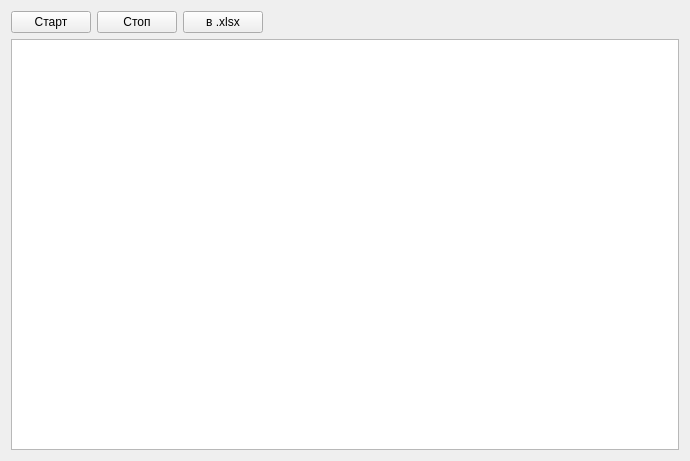
<?xml version="1.0" encoding="UTF-8"?>
<ui version="4.0">
 <class>widgetInstrument</class>
 <widget class="QWidget" name="widgetInstrument">
  <property name="geometry">
   <rect>
    <x>0</x>
    <y>0</y>
    <width>690</width>
    <height>461</height>
   </rect>
  </property>
  <property name="sizePolicy">
   <sizepolicy hsizetype="Minimum" vsizetype="Minimum">
    <horstretch>0</horstretch>
    <verstretch>0</verstretch>
   </sizepolicy>
  </property>
  <property name="windowTitle">
   <string/>
  </property>
  <layout class="QVBoxLayout" name="verticalLayout">
   <item>
    <layout class="QVBoxLayout" name="verticalLayout_2">
     <item>
      <layout class="QHBoxLayout" name="horizontalLayout">
       <item>
        <widget class="QPushButton" name="btnStart">
         <property name="text">
          <string>Старт</string>
         </property>
        </widget>
       </item>
       <item>
        <widget class="QPushButton" name="btnStop">
         <property name="text">
          <string>Стоп</string>
         </property>
        </widget>
       </item>
       <item>
        <widget class="QPushButton" name="btnExport">
         <property name="text">
          <string>в .xlsx</string>
         </property>
        </widget>
       </item>
       <item>
        <spacer name="horizontalSpacer">
         <property name="orientation">
          <enum>Qt::Horizontal</enum>
         </property>
         <property name="sizeHint" stdset="0">
          <size>
           <width>40</width>
           <height>20</height>
          </size>
         </property>
        </spacer>
       </item>
      </layout>
     </item>
     <item>
      <widget class="QTableView" name="tableMeasure">
       <attribute name="horizontalHeaderCascadingSectionResizes">
        <bool>true</bool>
       </attribute>
       <attribute name="verticalHeaderVisible">
        <bool>false</bool>
       </attribute>
       <attribute name="verticalHeaderDefaultSectionSize">
        <number>24</number>
       </attribute>
       <attribute name="verticalHeaderStretchLastSection">
        <bool>false</bool>
       </attribute>
      </widget>
     </item>
    </layout>
   </item>
  </layout>
 </widget>
 <resources/>
 <connections/>
</ui>
